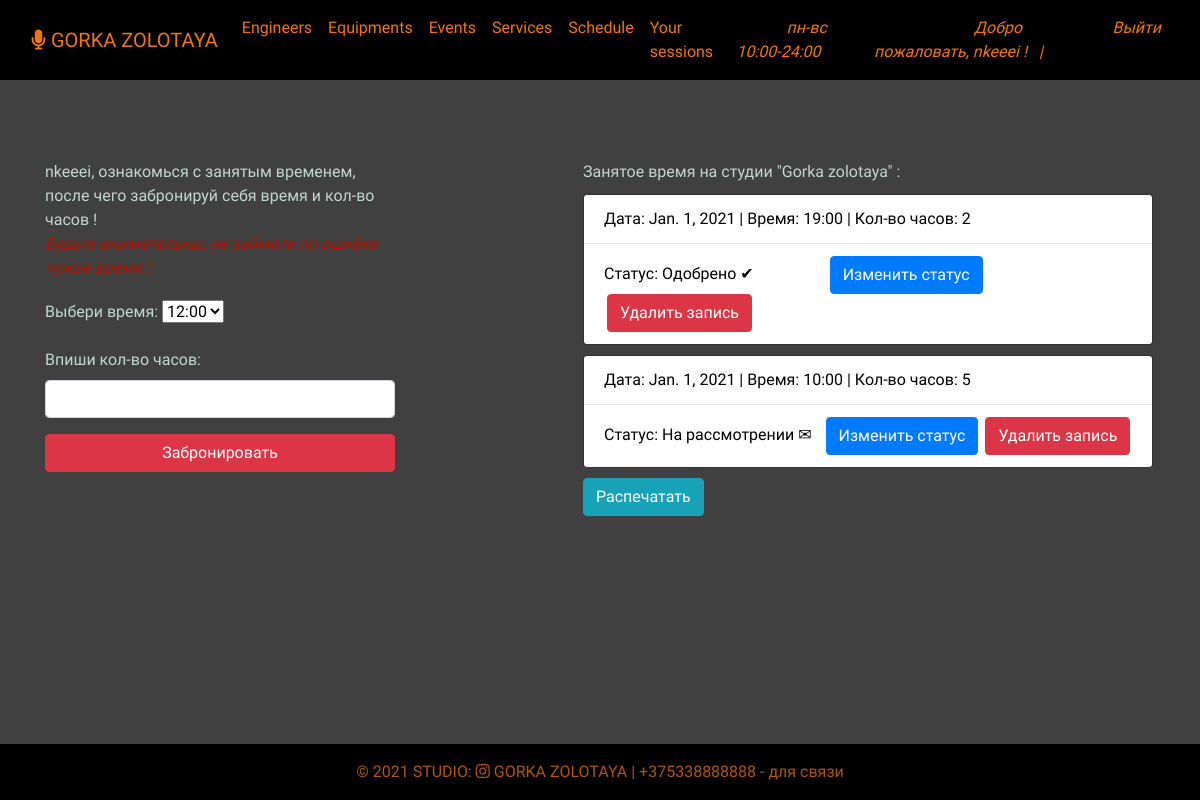
Screenshot of /schedule/2021-01-01 (signed in) with the database file from the repository.
### studio/models.py (models this page shows, shortened)
class Studio(models.Model):
    name = models.CharField(max_length=20,blank=True,null=True,default=None)
    description = models.TextField(blank=True, null=True,default=None)
    address = models.CharField(max_length=128, blank=True,null=True,default=None)
    phone_number = models.CharField(max_length=64, blank=True,null=True,default=None)
    work_time = models.CharField(max_length=128, blank=True,null=True,default=None)
    is_active = models.BooleanField(default=True)
    created = models.DateTimeField(auto_now_add=True, auto_now=False)
    updated = models.DateTimeField(auto_now_add=False,auto_now=True)
    opening_days_hours = models.CharField(max_length=128, blank=True,null=True,default=None)
    class Meta:
        verbose_name = 'Студия звукозаписи'
        verbose_name_plural = 'Студии звукозаписи'

class StudioSession(models.Model):
    studio = models.ForeignKey(Studio, on_delete=models.DO_NOTHING,blank=True,null=True,default=None)
    user = models.ForeignKey(User, on_delete=models.DO_NOTHING,blank=True,null=True,default=None)
    date = models.DateField(auto_now_add=False,auto_now=False)
    time = models.CharField(max_length=10,blank=True,null=True,default=None)
    count_hours = models.CharField(max_length=10,blank=True,null=True,default=None)
    is_active = models.BooleanField(default=False)
    class Meta:
        verbose_name = 'Студийная сессия'
        verbose_name_plural = 'Студийные сессии'

### studio/views.py (the view)
# urls.py: path('schedule/<str:date>',schedule,name='schedule'),
@login_required
def schedule(request,date):
    studio = Studio.objects.get(id=1)
    sessions = StudioSession.objects.filter(date=date)
    if request.method == 'POST':
        form = StudioSessionForm(request.POST)
        if form.is_valid():
            form.save(request.user,date=date,studio=studio)
            addr_from = "korobyko@bk.ru"  # Адресат
            addr_to = "korobyko@bk.ru"  # Получатель
            password = "Workaut03012001"  # Пароль
            msg = MIMEMultipart()  # Создаем сообщение
            msg['From'] = addr_from  # Адресат
            msg['To'] = addr_to  # Получатель
            msg['Subject'] = 'Новая заявка на студию: "' + str(studio.name)+'"'     # Тема сообщения
            user_username = request.user.username
            user_lastname = request.user.last_name
            user_email = request.user.email
            body = 'НОВАЯ ЗАЯВКА !\n'+"Дата: " + str(date) + "\nВремя: от " + str(form.cleaned_data['time'])+ ":00 до "+ str(int(form.cleaned_data['time']) + int(form.cleaned_data['count_hours'])) + ":00\nКол-во часов: " + str(form.cleaned_data['count_hours']) + "\nПользователь: " + str(user_username) +"\n" + str(user_lastname) +"\n" +  str(user_email)
            msg.attach(MIMEText(body, 'CHECKIT'))  # Добавляем в сообщение текст
            server = smtplib.SMTP('smtp.mail.ru', 587)  # Создаем объект SMTP
            server.starttls()  # Начинаем шифрованный обмен по TLS
            server.login(addr_from, password)  # Получаем доступ
            server.send_message(msg)  # Отправляем сообщение
            server.quit()  # Выходим
            return redirect('schedule', date=date)
    else:
        form = StudioSessionForm()
    return render(request, 'schedule.html', {'form': form, 'studio': studio, 'sessions':sessions,'date':date})

### studio/forms.py (shortened to what this page needs)
class StudioSessionForm(forms.ModelForm):
    time_choices = [('10', '10:00'),
                    ('11', '11:00'),
                    ('12', '12:00'),
                    ('13', '13:00'),
                    ('14', '14:00'),
                    ('15', '15:00'),
                    ('16', '16:00'),
                    ('17', '17:00'),
                    ('18', '18:00'),
                    ('19', '19:00'),
                    ('20', '20:00'),
                    ('21', '21:00'),
                    ('22', '22:00'),
                    ('23', '23:00'),
                    ('24', '24:00'),
                    ]
    cur_time = timezone.now().hour
    time = forms.ChoiceField(label='Выбери время',choices=time_choices,initial=cur_time,error_messages={'required': ''})
    count_hours = forms.CharField(label='Впиши кол-во часов', max_length=10, widget=forms.TextInput(attrs={'class': 'form-control'}))
    class Meta:
        model = StudioSession
        fields = ('time', 'count_hours')

### templates/schedule.html (shortened to what this page needs)
{% extends 'base.html' %}
{% block content %}
    <div class="container">
        <div class="row" style="margin-top: 80px; ">
            <div class="col-lg-5">
                <div style=" font-family: 'Orelega One', cursive; color: #c1d6cc">
                    <form method="post"  style="width: 350px; left: 0;right: 0;">
                        <div style="margin-bottom: 20px; ">{{ user.username }}, ознакомься с занятым временем, после чего забронируй себя время и кол-во часов ! <div style="color: rgba(174,19,0,1); font-style: italic">Будьте внимательны, не займите по ошибке чужое время ! </div> </div>
                            {{ form.as_p }}
                            <button type="submit" class="btn btn-danger" style="width: 350px">Забронировать</button>
                    </form>
                </div>
            </div>
            <div class="col-lg-6" style=" margin-left: 30px;">
                <div class="col-lg-2">
                    <div  style="margin-left: 30%; font-family: 'Orelega One', cursive; color: #c1d6cc">
                        <div style="width: 500px; left: 0;right: 0;">
                            Занятое время на студии "{{ studio.name }}" :
                            {% for session in sessions %}
                                <div class="card bg-dark " style="width: 570px; color: black; margin-bottom: 10px; margin-top: 10px;">
                                  <ul class="list-group list-group-flush bg-gradient bg-dark">
                                    <li class="list-group-item" >Дата: {{ session.date }} | Время: {{ session.time }}:00 | Кол-во часов: {{ session.count_hours }}</li>
                                    <li class="list-group-item">Статус: {% if not session.is_active %}
                                    На рассмотрении &#9993
                                    {% elif session.is_active %} Одобрено &#10004
                                        {% endif %}{% if user.is_superuser %}
                                        {% if session.is_active %}
                                        <a class="btn btn-primary" style="margin-left: 72px;" href="{% url 'change_session' pk=session.pk %}">Изменить статус</a>
                                        <a class="btn btn-danger" style="margin-left: 3px;" href="{% url 'delete_session' pk=session.pk %}">Удалить запись</a>
                                            {% else %}
                                            <a class="btn btn-primary" style="margin-left: 10px;" href="{% url 'change_session' pk=session.pk %}">Изменить статус</a>
                                        <a class="btn btn-danger" style="margin-left: 3px;" href="{% url 'delete_session' pk=session.pk %}">Удалить запись</a>
                                         {% endif %}
                                    {% endif %} </li>
                                  </ul>
                                </div>
                            {% empty %}<br><br><br><br>
                                Занятого времени на эту дату пока что нет!<br>
                                Скорее выбирай время :)
                            {% endfor %}
                         <div>
                             <a class="btn btn-info" href="{% url 'print_pdf' date %}">Распечатать</a>
                            </div>
                        </div>
                    </div>
                </div>
            </div>
        </div>
    </div>
{% endblock %}

### templates/base.html (shortened to what this page needs)
<!DOCTYPE html>
{% load static %}
<html lang="en">
<head>
    <link rel="stylesheet" href="https://cdn.jsdelivr.net/npm/bootstrap@4.6.0/dist/css/bootstrap.min.css">
    <link rel = "stylesheet" href="{%  static 'style.css'  %}" >
</head>
<body>
    <nav class="navbar navbar-expand-lg  bg-gradient " style="background-color: black; font-family: 'Original Surfer', cursive; color: #c1d6cc">
      <div class="container-fluid bg-gradient" >
        <a class="navbar-brand" style="color: rgba(255,124,16,0.95)" href="{% url 'home' %}"> <i class="fa fa-microphone" aria-hidden="true"></i> {{ studio.name | upper}} </a>
        <div class="collapse navbar-collapse" id="navbarText">
          <ul class="navbar-nav me-auto mb-2 mb-lg-0">
            <li class="nav-item">
              <a class="nav-link active" aria-current="page" style="color: rgba(255,124,16,0.95)" href="{% url 'engineer' %}">Engineers</a>
            </li>
            <li class="nav-item">
              <a class="nav-link active" aria-current="page" style="color: rgba(255,124,16,0.95)" href="{% url 'equipment' %}">Equipments</a>
            </li>
              <li class="nav-item">
              <a class="nav-link active" aria-current="page" style="color: rgba(255,124,16,0.95)" href="{% url 'event' %}">Events</a>
            </li>
             <li class="nav-item">
              <a class="nav-link active" aria-current="page" style="color: rgba(255,124,16,0.95)" href="{% url 'service' %}">Services</a>
            </li>
              <li class="nav-item">
                  {% if request.user.is_authenticated %}
                    <a class="nav-link active" aria-current="page" style="color: rgba(255,124,16,0.95)" href="{% url 'studiodate' %}">Schedule</a>
                  {% else %}
                    <a class="nav-link active" aria-current="page" style="color: rgba(255,124,16,0.95)" href="#">Schedule</a>
                  {% endif %}
            </li>
                    {% if request.user.is_authenticated %}
                       <a class="nav-link active" aria-current="page" style="color: rgba(255,124,16,0.95)" href="{% url 'user_sessions' user.id  %}">Your sessions</a>
                    {% endif %}
              <li class="nav-item">
                 <a class="nav-link"  style="color: rgba(255,124,16,0.95)"> <em style="margin-left: 50px">{{ studio.opening_days_hours }} </em> </a>
              </li>
            {% if request.user.is_authenticated %}
                <li class="nav-item">
                 <a class="nav-link"  style="color: rgba(255,124,16,0.95)"> <em style="margin-left: 100px">Добро пожаловать, {{ user.username }} ! &nbsp | </em>  </a>
              </li>
                <li class="nav-item">
                 <a class="nav-link"  href="{% url 'logout' %}" style="color: rgba(255,124,16,0.95)"> <em>Выйти</em>  </a>
              </li>
            {% endif %}
          </ul>
        </div>
      </div>
    </nav>
    {% block content %}
    {% endblock %}
    <footer class="bg-light text-center text-lg-start  bg-gradient" style="bottom: 0; position: absolute; width: 100%; font-family: 'Original Surfer', cursive; color: #c1d6cc">
      <div class="text-center p-3" style="background-color: black; color: rgba(255,124,16,0.69); margin-bottom: 0px;" >
        © 2021 STUDIO:
        <a class="text" style="color: rgba(255,124,16,0.69)" href="https://www.instagram.com/n.ooyo/"> <i class="fa fa-instagram" aria-hidden="true"></i> GORKA ZOLOTAYA</a>
          | {{ studio.phone_number }} - для связи
      </div>
    </footer>
</body>
</html>

### static/css/style.css (style rules this page uses)
* { margin: 0; box-sizing: border-box; }
body { background-color: rgba(0,0,0,0.75); font-family: 'Montserrat Alternates', sans-serif; }

### rows the page displays
Studio: name "GORKA ZOLOTAYA", opening_days_hours "пн-вс 10:00-24:00", name "Gorka zolotaya", phone_number "+375338888888"
StudioSession: date "Jan. 1, 2021", time "19", count_hours "2", is_active "Одобрено ✔"
StudioSession: date "Jan. 1, 2021", time "10", count_hours "5", is_active "На рассмотрении ✉"

### other values shown
{{ user.username }} "nkeeei"
